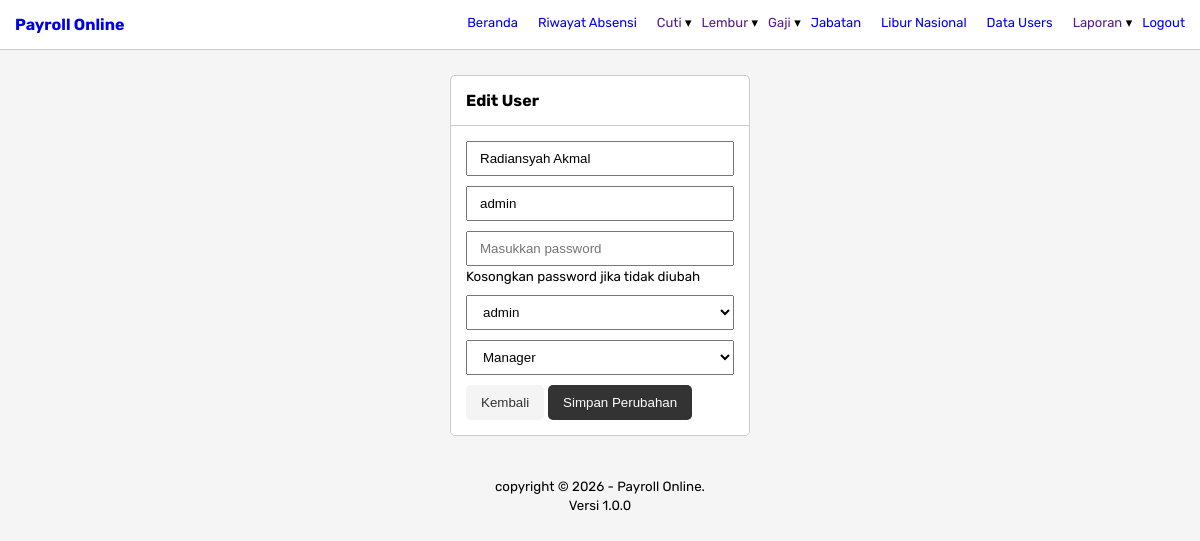
/edit-user.php?id=1 (signed in), run on the app's committed database.
### tables this page shows
CREATE TABLE `users` (
  `id` int(11) NOT NULL,
  `name` varchar(30) NOT NULL,
  `username` varchar(30) NOT NULL,
  `password` varchar(100) NOT NULL,
  `role` enum('admin','user') NOT NULL,
  `position_id` int(11) NOT NULL,
  `created_at` timestamp NOT NULL DEFAULT current_timestamp()
);

CREATE TABLE `positions` (
  `id` int(11) NOT NULL,
  `name` varchar(50) NOT NULL,
  `base_salary` int(11) NOT NULL,
  `overtime_rate` int(11) NOT NULL
);

### edit-user.php (the view, shortened to what this page needs)
<?php
    include 'layouts/header.php';
    $list_jabatan = mysqli_fetch_all(mysqli_query($conn, "select * from positions"), MYSQLI_ASSOC);
    if(isset($_GET['id'])){
        $id = $_GET['id'];
        $query_check = "select id, name, username, role, position_id from users where id = '$id'";
        $run_query_check = mysqli_query($conn, $query_check);
        $result = mysqli_fetch_object($run_query_check);
    }
?>
<div class="box w-30">
    <div class="box-header">
        <b>Edit User</b>
    </div>
    <div class="box-content">
        <form action="" method="post">
            <div class="form-group">
                <input type="text" name="name" placeholder="Masukkan nama" value="<?= $result->name ?>" required>
            </div>
            <div class="form-group">
                <input type="text" name="username" placeholder="Masukkan username" value="<?= $result->username ?>" required>
            </div>
            <div class="form-group">
                <input type="password" name="password" placeholder="Masukkan password">
                <small>Kosongkan password jika tidak diubah</small>
            </div>
            <div class="form-group">
                <select name="role" required>
                    <option value="admin" <?= $result->role == 'admin' ? 'selected':'' ?>>admin</option>
                </select>
            </div>
            <div class="form-group">
                <select name="position" required>
                    <?php foreach($list_jabatan as $v): ?>
                        <option value="<?= $v['id'] ?>" <?= $result->position_id == $v['id'] ? 'selected':''; ?>><?= $v['name'] ?></option>
                    <?php endforeach ?>
                </select>
            </div>
            <button type="button" onclick="window.location.href='users.php'" class="btn btn-light">Kembali</button>
            <button type="submit" name="simpan" class="btn btn-dark">Simpan Perubahan</button>
        </form>
    </div>
</div>
<?php include 'layouts/footer.php' ?>

### css/styles.css (style rules this page uses)
* { box-sizing: border-box; }
body { font-family: "Rubik", sans-serif; background-color: #f5f5f5; padding: 0; margin: 0; }
.box { border: 1px solid #ccc; border-radius: 5px; background-color: white; min-height: 100px; margin: 0 auto; }
.box-header { border-bottom: 1px solid #ccc; padding: 15px; }
.box-content { padding: 15px; }
.box.w-30 { width: 300px; }
.form-group { margin-bottom: 10px; }
.form-group input, .form-group select, .form-group textarea { padding: 8px 12px; width: 100%; }
.btn { border: none; padding: 10px 15px; cursor: pointer; border-radius: 5px; }
.btn.btn-dark { background-color: #333; color: white; }
.btn.btn-light { background-color: #f4f4f4; color: #333; }

### data on the page
users: name "Radiansyah Akmal", username "admin", role "admin", position "Manager"
